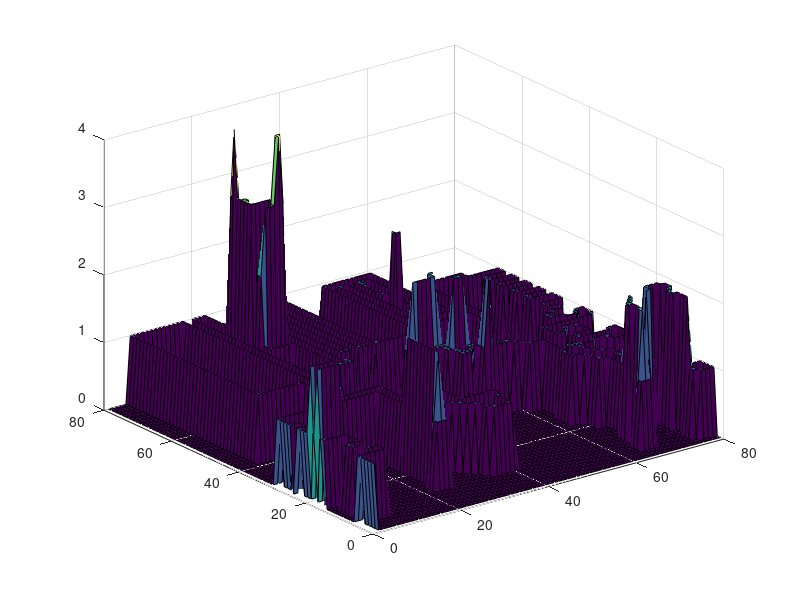

The MATLAB script that drew this image:
data = [
    
1 0 0 0 0 0 0 0 0 0 0 0 0 0 0 0 0 0 0 0 0 0 0 0 0 0 0 0 0 0 0 0 0 0 0 0 0 0 0 0 0 0 0 0 0 0 0 0 0 0 0 0 0 0 0 0 0 0 0 0 0 0 0 0 0 0 0 0 0 0 0 0 0 0 0 0 0 0 0 0 ;
1 0 0 0 0 0 0 0 0 0 0 0 0 0 0 0 0 0 0 0 0 0 0 0 0 0 0 0 0 0 0 0 0 0 0 0 0 0 0 0 0 0 0 0 0 0 0 0 0 0 0 0 0 0 0 0 0 0 0 0 0 0 0 0 0 0 0 0 0 0 0 0 0 0 0 0 0 0 0 0 ;
1 0 0 0 0 0 0 0 0 0 0 0 0 0 0 0 0 0 0 0 0 0 0 0 0 0 0 0 0 0 0 0 0 0 0 0 0 0 0 0 0 0 0 0 0 0 0 0 0 0 0 0 0 0 0 0 0 0 0 0 0 0 0 0 0 0 0 0 0 0 0 0 0 0 0 0 1 1 1 1 ;
1 0 0 0 0 0 0 0 0 0 0 0 0 0 0 0 0 0 0 0 0 0 0 0 0 0 0 0 0 0 0 0 0 0 0 0 0 0 0 0 0 0 0 0 0 0 0 0 0 0 0 0 0 0 0 0 0 0 0 0 0 0 0 0 0 0 0 0 0 0 0 0 0 0 0 1 1 0 0 1 ;
1 0 0 0 0 0 0 0 0 0 0 0 0 0 0 0 0 0 0 0 0 0 0 0 0 0 0 0 0 0 0 0 0 0 0 0 0 0 0 0 0 0 0 0 0 0 0 0 0 0 0 0 0 0 0 0 0 0 0 0 0 0 0 0 1 1 1 0 0 0 0 0 0 0 0 1 1 0 0 1 ;
1 1 1 1 1 1 1 0 0 0 0 0 0 0 0 0 0 0 0 0 0 0 0 0 0 0 0 0 0 0 0 0 0 0 0 0 0 0 0 0 0 0 0 0 0 0 0 0 0 0 0 0 0 0 0 0 0 0 0 0 0 0 0 0 1 2 1 0 0 0 0 0 0 0 0 0 1 0 0 1 ;
0 0 0 0 0 0 1 0 0 0 0 0 0 0 0 0 0 0 0 0 0 0 0 0 0 0 0 0 0 0 0 0 0 0 0 0 0 0 0 0 0 0 0 0 0 0 0 0 0 0 0 0 0 0 0 0 0 0 0 0 0 0 0 0 0 2 0 0 0 0 0 0 0 0 0 0 2 1 1 1 ;
0 0 0 0 1 1 1 0 0 0 0 0 0 0 0 0 0 0 0 0 0 0 0 0 0 0 0 0 0 0 0 0 0 0 0 0 0 0 0 0 0 0 0 0 0 0 0 0 0 0 0 0 0 0 0 0 0 0 0 0 0 0 0 0 0 2 2 0 0 0 0 0 0 0 0 0 2 0 0 0 ;
0 0 0 0 1 0 0 0 0 0 0 0 0 0 0 0 0 0 0 0 0 0 0 0 0 0 0 0 0 0 0 0 0 0 0 0 0 0 0 0 0 0 0 0 0 0 0 0 0 0 0 0 0 0 0 0 0 0 0 0 0 0 0 0 0 0 2 0 0 0 0 0 0 0 0 0 2 0 0 0 ;
0 0 1 1 1 0 0 0 0 0 0 0 0 0 0 0 0 0 0 0 0 0 0 0 0 0 0 0 0 0 0 0 0 0 0 0 0 0 0 0 0 0 0 0 0 0 0 0 0 0 0 0 0 0 0 0 0 0 0 0 0 0 0 0 0 2 2 0 0 0 0 0 0 0 0 2 2 0 0 0 ;
0 0 1 0 0 0 0 0 0 0 0 0 0 0 0 0 0 0 0 0 0 0 1 1 1 0 0 0 0 0 0 0 0 0 0 1 1 1 1 1 0 0 0 0 0 0 0 0 0 0 0 0 0 0 0 0 0 0 0 0 0 0 0 0 0 2 2 0 0 0 0 0 0 0 0 2 0 0 0 0 ;
0 0 1 1 1 1 0 0 0 0 0 0 0 0 0 0 0 0 0 0 0 0 1 2 1 0 0 0 0 0 0 0 0 0 1 1 0 0 0 1 0 0 0 0 0 0 0 0 0 0 0 0 0 0 0 0 0 0 0 0 0 0 0 0 0 0 2 2 0 0 0 0 0 0 0 2 2 0 0 0 ;
0 0 0 0 0 1 0 0 0 0 0 0 0 0 0 0 0 0 0 0 0 0 0 2 0 0 0 0 0 0 0 0 0 0 1 0 0 0 0 1 0 0 0 0 0 0 0 0 0 0 0 0 0 0 0 0 0 0 0 0 0 0 0 0 0 0 0 2 2 1 1 1 1 0 0 0 2 2 0 0 ;
0 0 0 0 0 1 0 0 0 0 0 0 0 0 0 0 0 0 0 0 0 0 0 2 0 0 0 0 0 0 0 0 0 1 1 0 0 0 0 1 0 0 0 0 0 0 0 0 0 0 0 0 0 0 0 0 0 0 0 0 0 0 0 0 0 0 0 1 2 1 0 0 2 2 0 0 0 2 0 0 ;
0 0 0 0 0 1 0 0 0 0 0 0 0 0 0 0 0 0 0 0 0 0 0 2 0 0 0 0 0 0 0 0 1 1 0 0 0 0 0 1 0 0 0 0 0 0 0 0 0 0 0 0 0 0 0 0 0 0 0 0 0 0 0 0 0 0 0 1 0 0 0 0 1 2 0 0 2 2 0 0 ;
1 1 1 1 1 1 0 0 0 0 0 0 0 0 0 0 0 0 0 0 0 0 0 2 0 0 0 0 0 0 0 1 1 0 0 0 0 0 0 1 1 0 0 0 0 0 0 0 0 0 0 0 0 0 0 0 0 0 0 0 0 0 0 0 0 0 0 1 0 0 0 0 1 2 2 2 2 0 0 0 ;
1 0 0 0 0 0 0 0 0 0 0 0 0 0 0 0 0 0 0 0 0 0 0 2 0 0 0 0 0 0 1 1 0 0 0 0 0 0 0 0 1 0 0 0 0 0 0 0 0 0 0 0 0 0 0 0 0 0 0 0 0 0 0 0 0 0 0 1 0 0 1 1 1 0 0 0 0 0 0 0 ;
2 2 2 2 2 2 0 0 0 0 0 0 0 0 0 0 0 0 0 0 0 0 0 2 0 0 0 0 0 1 1 0 0 1 1 1 1 1 1 1 1 0 0 0 0 0 0 0 0 0 0 0 0 0 0 0 0 0 0 0 0 0 0 0 0 0 0 1 0 1 1 0 0 0 0 0 0 0 0 0 ;
1 0 0 0 0 2 0 0 0 0 0 0 0 0 0 0 0 0 0 0 0 0 0 2 0 0 0 0 0 1 0 0 0 1 0 0 0 0 0 0 0 0 0 0 0 0 0 0 0 0 0 0 0 0 0 0 0 0 0 0 0 0 0 0 0 1 1 1 0 1 1 0 0 0 0 0 0 0 0 0 ;
2 2 2 2 2 2 0 0 0 0 0 0 0 0 0 0 0 0 0 0 0 0 0 2 0 0 0 0 0 1 0 0 0 1 0 0 0 0 0 0 0 0 0 0 0 0 0 0 0 0 0 0 0 0 0 0 0 0 0 0 0 0 0 0 0 1 0 0 0 0 1 0 0 0 0 0 0 0 0 0 ;
1 0 0 0 0 0 0 0 0 0 0 0 0 0 0 0 0 0 0 0 0 0 0 2 1 1 1 1 1 1 0 0 0 1 0 0 0 0 0 0 0 0 0 0 0 0 0 0 0 0 0 0 0 0 0 0 0 0 0 0 0 0 0 0 0 1 0 0 0 0 1 0 0 0 0 0 0 0 0 0 ;
1 0 0 0 0 0 0 0 0 0 0 0 0 0 0 0 0 0 0 0 0 0 0 1 0 0 0 0 0 0 0 0 0 1 0 0 0 0 0 0 0 0 0 0 0 0 0 0 0 0 0 0 0 0 0 0 0 0 0 0 0 0 0 0 1 1 0 0 1 1 1 0 0 0 0 0 0 0 0 0 ;
1 0 0 0 0 0 0 0 0 0 0 0 0 0 0 0 0 0 0 0 0 0 0 1 0 1 1 1 1 1 1 1 1 1 0 0 0 0 0 0 0 0 0 0 0 0 0 0 0 0 0 0 0 0 0 0 0 0 0 0 0 0 1 1 1 0 0 1 1 0 0 0 0 0 0 0 0 0 0 0 ;
1 1 1 0 0 0 0 0 0 0 0 0 0 0 0 0 0 0 0 0 0 0 0 1 0 1 0 0 0 0 0 0 0 0 0 0 0 0 0 0 0 0 0 0 0 0 0 0 0 0 0 0 0 0 0 0 0 0 0 0 0 0 1 0 0 0 0 1 0 0 0 0 0 0 0 0 0 0 0 0 ;
0 0 1 0 0 0 0 0 0 0 0 0 0 0 0 0 0 0 0 0 0 0 0 1 0 1 0 0 0 0 0 0 0 0 0 0 0 0 0 0 0 0 0 0 0 0 0 0 0 0 0 0 0 0 0 0 0 0 0 0 0 0 1 0 0 0 1 1 0 0 0 0 0 0 0 0 0 0 0 0 ;
1 1 1 0 0 0 0 0 0 0 0 0 0 0 0 0 0 0 0 0 0 0 0 1 0 1 0 0 0 0 0 0 0 0 0 0 0 0 0 0 0 0 0 0 0 0 0 0 0 0 0 0 0 0 0 0 0 0 0 0 0 0 1 1 0 0 1 0 0 0 0 0 0 0 1 1 1 1 1 0 ;
1 0 0 0 0 0 0 0 0 0 0 0 0 0 0 0 0 0 0 0 0 0 0 1 0 1 0 0 0 0 0 0 0 0 0 0 0 0 0 0 0 0 0 0 0 0 0 0 0 0 0 0 0 0 0 0 0 0 0 0 0 0 0 1 0 1 1 1 1 1 1 0 0 1 1 0 0 0 1 0 ;
1 0 0 0 0 0 0 0 0 0 0 0 0 0 0 0 0 0 0 0 0 0 0 1 0 1 0 0 0 0 0 0 0 0 0 0 0 0 0 0 0 0 0 0 0 0 0 0 0 0 0 0 0 0 0 0 0 0 0 0 0 0 0 1 0 1 1 1 0 0 1 1 1 1 0 0 0 0 1 0 ;
1 0 0 0 0 0 0 0 0 0 0 0 0 0 0 0 0 0 0 0 0 0 0 1 0 1 0 0 0 0 0 0 0 0 0 0 0 0 0 0 0 0 0 0 0 0 0 0 0 0 0 0 0 0 0 0 0 0 0 0 0 0 0 1 0 0 0 0 0 0 0 0 0 0 0 0 0 0 1 0 ;
1 1 1 1 1 1 1 1 1 1 1 1 1 1 1 1 1 1 1 1 1 1 1 1 0 1 0 0 0 0 0 0 0 0 0 0 0 0 0 0 0 0 0 0 0 0 0 0 0 0 0 0 0 0 0 0 0 0 0 0 0 0 0 1 0 0 0 0 0 1 1 1 1 1 1 1 1 0 1 0 ;
0 0 0 0 0 0 0 0 0 0 0 0 0 0 0 0 0 0 0 0 0 0 0 0 0 1 0 0 0 0 0 0 0 0 0 0 0 0 0 0 0 0 0 0 0 0 0 0 0 0 0 0 0 0 0 0 0 0 0 0 0 0 0 1 0 0 0 0 0 1 0 0 0 0 0 0 1 1 1 0 ;
0 0 0 0 0 0 0 0 0 0 0 0 0 0 0 0 1 1 1 1 1 1 1 1 1 1 0 0 0 0 0 0 0 0 0 0 0 0 0 0 0 0 0 0 0 0 0 0 0 0 0 0 0 0 0 0 0 0 0 0 0 0 0 1 0 0 0 0 0 1 1 1 1 1 0 0 0 0 0 0 ;
0 0 0 0 0 0 0 0 0 0 0 0 0 0 0 0 1 0 0 0 0 0 0 0 0 0 0 0 0 0 0 0 0 0 0 0 0 0 0 0 0 0 0 0 0 0 0 0 0 0 0 0 0 0 0 0 0 0 0 0 1 1 1 1 0 0 0 0 0 0 0 0 0 1 0 0 0 0 0 0 ;
0 0 0 0 0 0 0 0 0 0 0 0 0 0 0 1 1 0 0 0 0 0 0 0 0 0 0 0 0 0 0 0 0 0 0 0 0 0 0 0 0 0 0 0 0 0 0 0 0 0 0 0 0 0 0 0 0 0 0 0 1 0 0 0 0 0 0 1 1 1 0 0 0 1 0 0 0 0 0 0 ;
0 0 0 0 0 0 0 0 0 0 0 0 0 0 0 1 0 1 1 1 0 0 0 0 0 0 0 0 0 0 0 0 0 0 0 0 0 0 0 0 0 0 0 0 0 0 0 0 0 0 0 0 0 0 0 0 0 0 1 1 1 0 0 0 0 0 0 1 0 1 1 0 1 1 0 0 0 0 0 0 ;
0 0 0 0 0 0 0 0 0 0 0 0 0 0 0 1 0 1 0 1 0 0 0 0 0 0 0 0 0 0 0 0 0 0 0 0 0 0 0 0 0 0 0 0 0 0 0 1 1 1 0 0 1 2 1 1 1 1 1 0 0 0 0 0 0 0 0 1 0 0 1 1 1 0 0 0 0 0 0 0 ;
0 0 0 0 0 0 0 0 0 0 0 0 0 0 0 1 0 1 0 1 0 0 0 0 0 0 0 0 0 0 0 0 0 0 0 0 0 0 0 0 0 0 0 0 0 0 0 1 1 1 1 0 1 2 1 0 0 1 1 0 0 0 0 0 0 0 0 1 0 0 0 0 0 0 0 0 0 0 0 0 ;
0 0 0 0 0 0 0 0 0 0 0 0 0 0 0 1 0 1 0 1 0 0 0 0 0 0 0 0 0 0 0 0 0 0 0 0 0 0 0 0 0 0 0 0 0 0 0 1 1 0 1 1 1 1 1 0 0 0 0 0 0 0 0 0 0 0 0 1 1 1 1 1 1 1 1 1 1 1 1 0 ;
0 0 0 0 0 0 0 0 0 0 0 0 0 0 0 1 0 1 0 1 0 0 0 0 0 0 0 0 0 0 0 0 0 0 0 0 0 0 0 0 0 0 0 0 0 0 1 1 0 0 1 1 0 0 0 0 0 0 0 0 0 0 0 0 0 0 0 0 0 0 0 0 0 0 0 0 0 0 1 1 ;
0 0 0 0 0 0 0 0 0 0 0 0 0 0 0 1 0 1 0 1 0 0 0 0 0 0 0 0 0 0 0 0 0 0 0 0 0 0 0 0 0 0 0 0 0 0 1 1 2 2 2 1 0 0 0 0 0 0 0 0 0 0 0 0 0 0 0 0 0 0 0 0 0 0 1 1 1 0 0 1 ;
0 0 0 0 0 0 0 0 0 0 0 0 0 0 0 1 0 1 0 1 0 0 0 0 0 0 0 0 0 0 0 0 0 0 0 0 0 0 0 0 1 1 0 0 0 1 1 1 1 2 2 0 0 0 0 0 0 0 0 0 0 0 0 0 0 0 0 0 0 0 0 1 1 1 1 0 1 1 0 1 ;
0 0 0 0 0 1 1 1 1 1 1 1 1 1 1 1 0 1 0 1 0 0 0 0 0 0 0 0 0 0 0 0 0 0 0 0 0 0 0 0 1 1 0 0 0 1 1 1 1 1 1 0 0 0 0 0 0 0 0 0 0 0 0 0 0 0 0 0 0 0 0 1 0 0 0 0 0 1 1 1 ;
0 0 0 0 0 1 0 0 0 0 0 0 0 0 0 0 0 1 0 1 0 0 0 0 0 0 0 0 0 0 0 0 0 0 0 0 0 0 0 0 1 2 2 2 2 2 2 0 0 0 0 0 0 0 0 0 0 0 0 0 0 0 0 0 0 0 0 0 0 0 0 1 1 1 0 0 0 0 0 0 ;
0 0 0 0 0 1 0 0 0 0 0 0 0 0 0 0 0 1 0 1 0 0 0 0 0 0 0 0 0 0 0 0 0 0 0 0 0 0 0 0 1 1 0 0 0 1 2 1 0 0 0 0 0 0 0 0 0 0 0 0 0 0 0 0 0 0 0 0 0 0 0 0 0 1 1 1 1 0 0 0 ;
0 0 0 0 0 1 0 0 0 0 0 0 0 0 0 0 0 1 0 1 0 0 0 0 0 0 1 1 1 1 0 0 0 0 0 0 0 0 0 0 0 0 0 0 0 1 2 2 0 0 0 0 0 0 0 0 0 0 0 0 0 0 0 0 0 0 0 0 0 0 0 0 0 0 0 0 1 0 0 0 ;
0 0 0 0 0 1 0 0 0 0 0 0 0 0 0 0 0 1 0 1 0 0 0 0 0 0 1 0 1 1 0 0 0 0 0 0 0 0 0 0 0 0 0 0 0 0 0 1 0 0 0 0 0 0 0 0 0 0 0 0 0 0 0 0 0 0 0 0 0 0 0 0 0 0 1 1 1 0 0 0 ;
0 0 0 0 0 1 0 0 0 0 0 0 0 0 0 0 0 1 0 1 0 0 0 0 0 0 1 0 1 0 0 0 0 0 0 0 0 0 0 0 0 0 0 0 0 0 0 1 1 0 0 0 0 0 0 0 0 0 0 0 0 0 0 0 0 0 0 0 0 0 0 0 0 0 1 0 0 0 0 0 ;
0 0 0 0 0 1 0 0 0 0 0 0 0 0 0 0 0 1 0 1 0 0 0 0 0 0 1 0 1 0 0 0 0 0 0 0 0 0 0 0 0 0 0 0 0 1 1 0 1 0 0 0 0 0 0 0 0 0 0 0 0 0 0 0 0 0 0 0 0 0 0 0 0 0 1 1 1 1 1 1 ;
0 0 0 0 0 1 0 0 0 0 0 0 0 0 0 0 0 1 0 1 0 0 0 0 0 0 1 0 1 0 0 0 0 0 0 0 0 0 0 0 0 0 0 0 0 1 1 1 1 0 0 0 0 0 0 0 0 0 0 0 0 1 1 1 0 0 0 0 0 0 0 0 0 0 0 0 0 0 0 1 ;
0 0 0 0 0 1 0 0 0 0 0 0 0 0 0 0 0 1 0 1 0 0 0 0 0 0 1 0 1 0 1 1 1 0 1 1 1 0 1 1 1 1 1 1 1 1 0 0 0 0 0 0 0 0 0 0 0 0 0 0 0 1 0 1 0 0 0 0 0 0 0 0 0 0 0 0 0 0 0 1 ;
0 0 0 0 0 1 0 0 0 0 0 0 0 0 0 0 0 1 0 1 0 0 0 0 0 0 1 0 1 0 1 0 1 0 1 0 1 0 1 0 0 0 0 0 0 0 0 0 0 0 0 0 0 0 0 0 0 0 0 0 0 1 0 1 0 0 0 0 0 0 0 0 0 0 1 1 1 1 1 1 ;
0 0 0 0 0 1 0 0 0 0 0 0 0 0 0 0 0 1 0 1 0 0 0 0 0 0 1 0 1 0 1 0 1 0 1 0 1 0 1 0 0 0 0 0 0 0 0 0 1 1 1 1 1 1 1 1 1 1 1 1 1 1 0 1 0 0 0 0 0 0 0 0 0 0 1 0 0 0 0 0 ;
0 0 0 0 0 1 0 0 0 0 0 0 0 0 0 0 0 1 0 1 0 0 0 0 0 0 1 0 1 0 1 0 1 0 1 0 1 0 1 0 0 0 0 0 0 0 0 0 1 0 0 0 0 0 0 0 0 0 0 0 0 0 0 1 0 0 0 0 0 0 0 0 0 0 1 1 1 1 1 1 ;
0 0 0 0 0 1 0 0 0 0 0 0 0 0 0 0 0 1 0 1 0 0 0 0 0 0 1 0 1 0 1 0 1 0 1 0 1 0 1 0 0 0 0 0 0 0 0 0 1 0 0 0 0 0 0 0 0 0 0 0 0 0 0 1 0 0 0 0 0 0 0 0 0 0 0 0 0 0 0 1 ;
0 0 0 0 0 1 0 0 0 0 0 0 0 0 0 0 0 1 0 1 0 0 0 0 0 0 1 0 1 0 1 0 1 0 1 0 1 0 1 0 0 0 0 0 0 0 0 0 1 0 1 1 1 1 1 1 1 1 1 1 0 0 0 1 0 0 0 0 0 0 0 0 0 0 1 1 1 1 1 1 ;
0 0 0 0 0 1 0 0 0 0 0 0 0 0 0 0 0 1 0 1 0 0 0 0 0 0 1 0 1 0 1 0 1 0 1 0 1 0 1 0 0 0 0 0 0 0 0 0 1 0 1 0 0 0 0 0 0 0 0 1 0 0 0 1 0 0 0 0 0 0 0 0 0 0 1 0 0 0 0 0 ;
0 0 0 0 0 1 0 0 0 0 0 0 0 0 0 0 0 1 0 1 0 0 0 0 0 0 1 0 1 0 1 0 1 0 1 0 1 0 1 0 0 0 0 0 0 0 0 0 1 0 1 0 1 1 1 1 1 1 0 1 0 0 0 1 0 0 0 0 0 0 0 0 0 0 1 1 1 1 1 1 ;
0 0 0 0 0 1 0 0 0 0 0 0 0 0 0 0 0 1 0 1 0 0 0 0 0 0 1 0 1 0 1 0 1 0 1 0 1 0 1 0 0 0 0 0 0 0 0 0 1 0 1 0 1 0 0 0 0 1 0 1 0 0 0 1 0 0 0 0 0 0 0 0 0 0 0 0 0 0 0 1 ;
0 0 0 0 0 1 0 0 0 0 0 0 0 0 0 0 0 1 0 1 0 1 1 1 1 1 1 0 1 0 1 0 1 0 1 0 1 0 1 0 0 0 0 0 0 0 0 0 1 0 1 0 1 0 0 1 0 1 0 1 0 0 0 1 0 0 0 0 0 0 0 0 0 0 1 1 1 1 1 1 ;
0 0 0 0 0 1 0 0 0 0 0 0 0 0 0 0 0 1 0 1 0 1 0 0 0 0 0 0 1 0 1 0 1 0 1 0 1 0 1 0 0 0 0 0 0 0 0 0 1 0 1 0 1 0 0 1 0 1 0 1 0 0 0 1 0 0 0 0 0 0 0 0 0 0 1 0 0 0 0 0 ;
0 0 0 0 0 1 0 0 0 0 0 0 0 0 0 0 0 1 0 1 0 1 0 0 0 0 0 0 1 0 1 0 1 0 1 0 1 0 1 0 0 0 0 0 0 0 0 0 1 0 1 0 1 0 0 1 0 1 0 1 0 0 0 1 0 0 0 0 0 0 0 0 0 0 1 1 1 1 1 1 ;
0 0 0 0 0 1 0 0 0 0 0 0 0 0 0 0 0 1 0 1 0 2 3 3 3 4 3 0 1 0 1 0 1 0 1 0 1 0 1 0 0 0 0 0 0 0 0 0 1 0 1 0 1 0 0 1 0 1 0 1 0 0 0 1 0 0 0 0 0 0 0 0 0 0 0 0 0 0 0 1 ;
0 0 0 0 0 1 0 0 0 0 0 0 0 0 0 0 0 1 0 1 0 2 2 1 3 4 4 0 1 0 1 0 1 0 1 0 1 0 1 0 0 0 0 0 0 0 0 0 1 0 1 0 1 0 0 1 0 1 0 1 0 0 0 1 0 0 0 0 0 0 0 0 0 0 1 1 1 1 1 1 ;
0 0 0 0 0 1 0 0 0 0 0 0 0 0 0 0 0 1 0 1 0 0 0 0 0 0 3 0 1 0 1 0 1 0 1 0 1 0 1 0 0 0 0 0 0 0 0 0 1 0 1 0 1 0 0 1 0 1 0 1 0 0 0 1 0 0 0 0 0 0 0 0 0 0 1 0 0 0 0 0 ;
0 0 0 0 0 1 0 0 0 0 0 0 0 0 0 0 0 1 0 1 0 3 3 3 3 3 3 0 1 0 1 0 1 0 1 0 1 0 1 0 0 0 0 0 0 0 0 0 1 0 1 0 1 0 2 2 0 1 0 1 0 0 0 1 0 0 0 0 0 0 0 0 0 0 1 1 1 1 1 1 ;
0 0 0 0 0 1 0 0 0 0 0 0 0 0 0 0 0 1 0 1 0 3 0 0 0 0 0 0 1 0 1 0 1 0 1 0 1 0 1 0 0 0 0 0 0 0 0 0 1 0 1 0 1 0 2 1 0 1 0 1 0 0 0 1 0 0 0 0 0 0 0 0 0 0 0 0 0 0 0 1 ;
0 0 0 0 0 1 0 0 0 0 0 0 0 0 0 0 0 1 0 1 0 3 3 1 0 0 0 0 1 0 1 0 1 0 1 0 1 0 1 0 0 0 0 0 0 0 0 0 1 0 1 0 1 0 1 1 0 1 0 1 0 0 0 1 0 0 0 0 0 0 0 0 1 1 1 1 1 1 1 1 ;
0 0 0 0 0 1 0 0 0 0 0 0 0 0 0 0 0 1 0 1 0 3 3 1 0 0 0 0 1 0 1 0 1 0 1 0 1 0 1 0 0 0 0 0 0 0 0 0 1 0 1 0 1 0 0 1 0 1 0 1 0 0 0 1 0 0 0 0 0 0 0 0 1 0 0 0 0 0 0 0 ;
0 0 0 0 0 1 0 0 0 0 0 0 0 0 0 0 0 1 0 1 0 3 0 0 0 0 0 0 1 0 1 0 1 0 1 0 1 0 1 0 0 0 0 0 0 0 0 0 1 0 1 0 1 0 1 1 0 1 0 1 0 0 0 1 1 1 1 1 1 1 1 1 1 0 0 0 0 0 0 0 ;
0 0 0 0 0 1 0 0 0 0 0 0 0 0 0 0 0 1 0 1 0 4 3 1 1 1 1 0 1 0 1 0 1 0 1 0 1 0 1 0 0 0 0 0 0 0 0 0 1 0 1 0 1 0 1 0 0 1 0 1 0 0 0 0 0 0 0 0 0 0 0 0 0 0 0 0 0 0 0 0 ;
0 0 0 0 0 1 0 0 0 0 0 0 0 0 0 0 0 1 0 1 0 3 3 1 1 0 1 0 1 0 1 0 1 0 1 0 1 0 1 0 0 0 0 0 0 0 0 0 1 0 1 0 1 0 1 0 0 1 0 1 0 0 0 0 0 0 0 0 0 0 0 0 0 0 0 0 0 0 0 0 ;
0 0 0 0 0 1 0 0 0 0 0 0 0 0 0 0 0 1 0 1 0 0 0 0 0 0 1 0 1 0 1 0 1 0 1 0 1 0 1 0 0 0 0 0 0 0 0 0 1 0 1 0 1 0 1 0 0 1 0 1 0 0 0 0 0 0 0 0 0 0 0 0 0 0 0 0 0 0 0 0 ;
0 0 0 0 0 1 0 0 0 0 0 0 0 0 0 0 0 1 0 1 0 0 0 0 0 0 1 0 1 0 1 0 1 0 1 0 1 0 1 0 0 0 0 0 0 0 0 0 1 0 1 0 1 0 1 0 0 1 0 1 0 0 0 0 0 0 0 0 0 0 0 0 0 0 0 0 0 0 0 0 ;
0 0 0 0 0 1 0 0 0 0 0 0 0 0 0 0 0 1 0 1 0 0 1 1 1 1 1 0 1 0 1 0 1 0 1 0 1 0 1 0 0 0 0 0 0 0 0 0 1 0 1 0 1 0 1 0 0 1 0 1 0 0 0 0 0 0 0 0 0 0 0 0 0 0 0 0 0 0 0 0 ;
0 0 0 0 0 1 0 0 0 0 0 0 0 0 0 0 0 1 0 1 0 0 1 0 0 0 0 0 1 0 1 0 1 0 1 0 1 0 1 0 0 0 0 0 0 0 0 0 1 0 1 0 1 0 1 1 0 1 0 1 0 0 0 0 0 0 0 0 0 0 0 0 0 0 0 0 0 0 0 0 ;
0 0 0 0 0 1 0 0 0 0 0 0 0 0 0 0 0 1 0 1 0 0 1 0 0 0 0 0 1 0 1 0 1 0 1 0 1 0 1 0 0 0 0 0 0 0 0 0 1 0 1 0 1 0 1 1 0 1 0 1 0 0 0 0 0 0 0 0 0 0 0 0 0 0 0 0 0 0 0 0 ;
0 0 0 0 0 1 0 0 0 0 0 0 0 0 0 0 0 1 0 1 0 0 1 0 0 0 0 0 1 0 1 0 1 0 1 0 1 0 1 0 0 0 0 0 0 0 0 0 1 0 1 1 1 0 1 1 1 1 0 1 0 0 0 0 0 0 0 0 0 0 0 0 0 0 0 0 0 0 0 0 ;
0 0 0 0 0 1 0 0 0 0 0 0 0 0 0 0 0 1 0 1 0 0 1 0 0 0 0 0 1 0 1 0 1 0 1 0 1 0 1 0 0 0 0 0 0 0 0 0 1 0 0 0 0 0 0 0 0 0 0 1 0 0 0 0 0 0 0 0 0 0 0 0 0 0 0 0 0 0 0 0 ;
0 0 0 0 0 1 0 0 0 0 0 0 0 0 0 0 0 1 0 1 0 0 1 0 0 0 0 0 1 0 1 0 1 0 1 0 1 0 1 0 0 0 0 0 0 0 0 0 1 1 1 1 1 1 1 1 1 1 1 1 0 0 0 0 0 0 0 0 0 0 0 0 0 0 0 0 0 0 0 0 ;
0 0 0 0 0 1 1 1 1 1 1 1 1 1 1 1 1 1 0 1 1 1 1 0 0 0 0 0 1 1 1 0 1 1 1 0 1 1 1 0 0 0 0 0 0 0 0 0 0 0 0 0 0 0 0 0 0 0 0 0 0 0 0 0 0 0 0 0 0 0 0 0 0 0 0 0 0 0 0 0 ;


];
data = min(10, max(0, data));
surf(data)